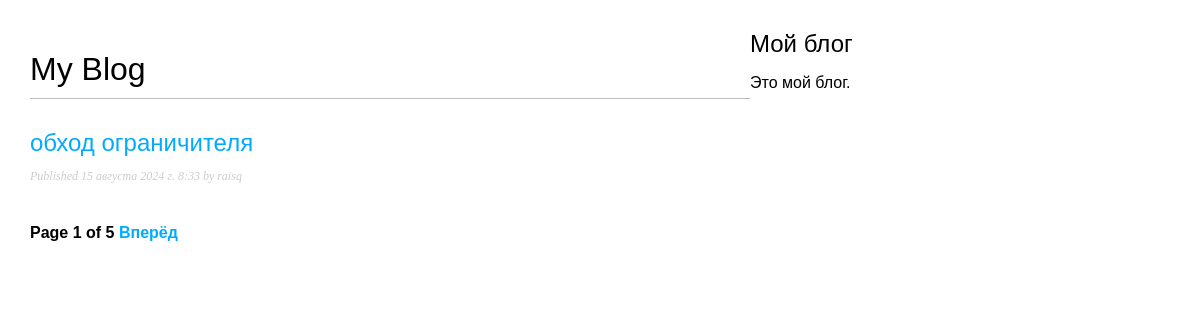
The page /blog/ on the database as committed earlier.
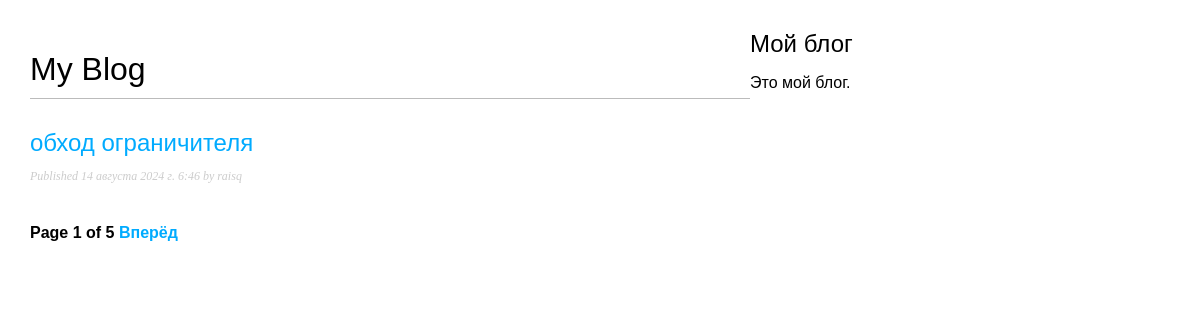
The same page on the database as committed later.
### blog/models.py (models this page shows, shortened)
class Post(models.Model):
    class Status(models.TextChoices):
        DRAFT = 'DF', 'Draft'
        PUBLISHED = 'PB', 'Published'
    title = models.CharField(max_length=250)
    slug = models.SlugField(max_length=250,unique_for_date='publish')
    author = models.ForeignKey(User,
                               on_delete=models.CASCADE,
                               related_name='blog_posts')
    bode = models.TextField()
    publish = models.DateTimeField(default=timezone.now)
    create = models.DateTimeField(auto_now_add=True)
    update = models.DateTimeField(auto_now=True)
    status = models.CharField(max_length=2,
                              choices=Status.choices,
                              default=Status.DRAFT)
    objects = models.Manager() # менеджер, применяемый по умолчанию
    published = PublishedManager() # конкретно-прикладной менеджер
    class Meta:
        ordering = ['-publish']
        indexes = [
            models.Index(fields=['-publish']),
        ]
    def get_absolute_url(self):
        return reverse('blog:post_detail',
                       args=[self.publish.year,
                            self.publish.month,
                            self.publish.day,
                            self.slug])

### blog/views.py (the view)
# urls.py: path('', views.post_list, name='post_list'),
def post_list(request):
    post_list = Post.published.all()
    paginator = Paginator(post_list, 1)
    page_number = request.GET.get('page', 1)
    posts = paginator.page(page_number)
    return render(request, 'blog/post/list.html',{'posts':posts})

### blog/models.py (called while the page is built)
    def get_queryset(self):
        return super().get_queryset()\
                    .filter(status=Post.Status.PUBLISHED)

### blog/templates/blog/post/list.html (shortened to what this page needs)
{% extends "blog/base.html" %}
   {% block content %}
      <h1>My Blog</h1>
      {% for post in posts %}
         <h2>
            <a href="{{ post.get_absolute_url }}">
               {{ post.title }}
            </a>
         </h2>
         <p class="date">
            Published {{ post.publish }} by {{ post.author }}
         </p>
      {% endfor %}
      {% include "pagination.html" with page=posts %}
   {% endblock %}

### blog/templates/blog/base.html (shortened to what this page needs)
{% load static %}
<!DOCTYPE html>
<html lang="ru">
<head>
    <link rel="stylesheet" href="{% static "css/blog.css" %}">
</head>
<body>
    <div id="content">
        {% block content %}
        {% endblock %}
    </div>
    <div id="siderbar">
        <h2>Мой блог</h2>
        <p>Это мой блог.</p>
    </div>
</body>
</html>

### blog/templates/pagination.html (shortened to what this page needs)
<div class="pagination">
    <span class="current">
        <span class="current">
            Page {{ page.number }} of {{ page.paginator.num_pages }}
        </span>
        {% if page.has_next %}
        <a href="?page={{ page.next_page_number }}">Вперёд</a>
        {% endif %}
    </span>
</div>

### blog/static/css/blog.css (style rules this page uses)
body { margin:0; padding:0; font-family:helvetica, sans-serif; }
a { color:#00abff; text-decoration:none; }
h1 { font-weight:normal; border-bottom:1px solid #bbb; padding:0 0 10px 0; }
h2 { font-weight:normal; margin:30px 0 0; }
#content { float:left; width:60%; padding:0 0 0 30px; }
p.date { color:#ccc; font-family: georgia, serif; font-size: 12px; font-style: italic; }
.pagination { margin:40px 0; font-weight:bold; }

Rows that differ between the two databases and show on the page:
changed Post "обход ограничителя": publish "15 августа 2024 г. 8:33" → "14 августа 2024 г. 6:46"
